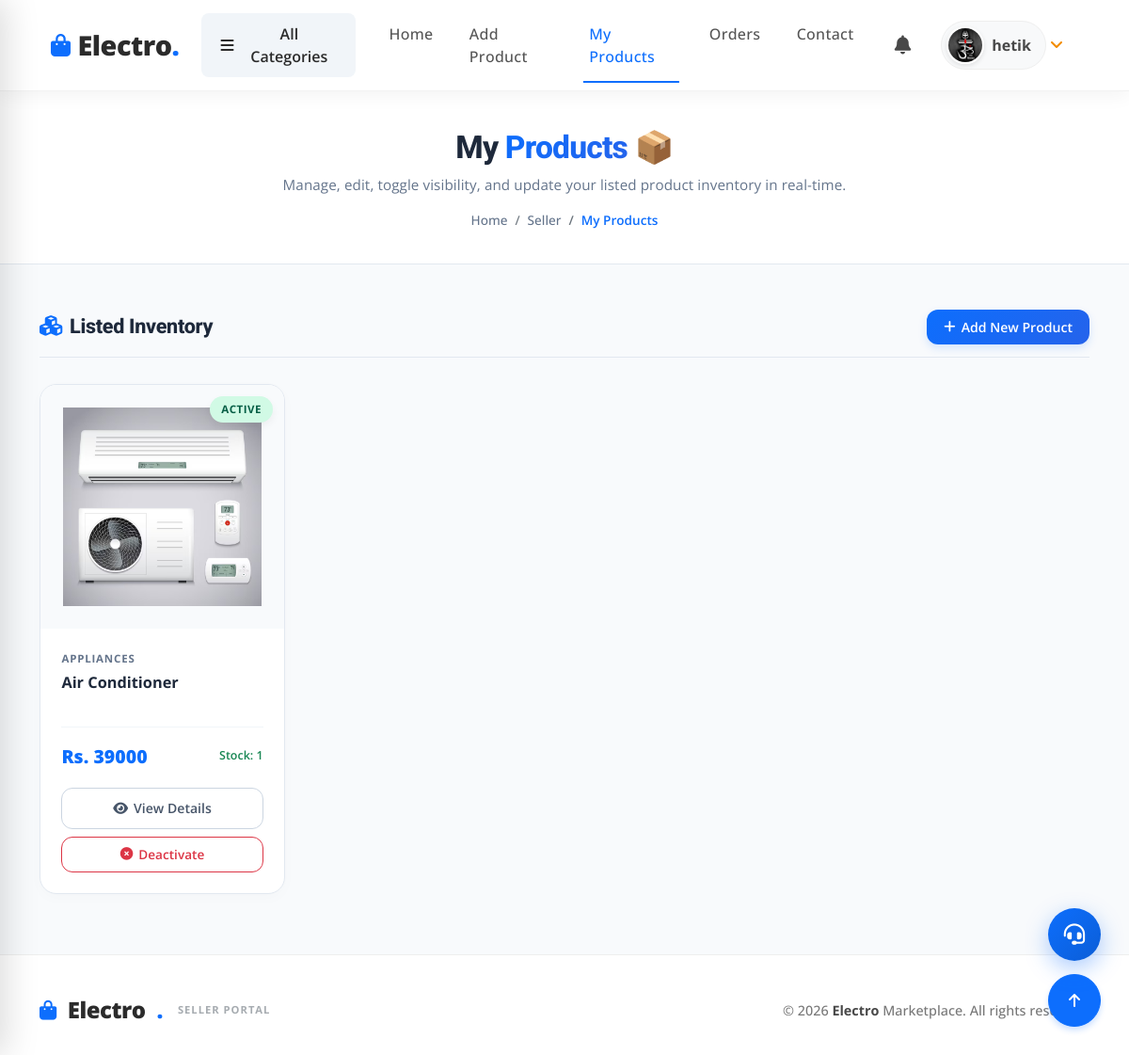
The app's page /seller-view-product/ (signed in) with its own data.
### myapp/models.py (models this page shows, shortened)
class User(models.Model):
    fname=models.CharField(max_length=100)
    lname=models.CharField(max_length=100)
    email=models.EmailField()
    mobile=models.PositiveIntegerField()
    address=models.TextField()
    password=models.CharField(max_length=100)
    profile_picture=models.ImageField(upload_to="profile_picture/")
    usertype=models.CharField(max_length=100,default="buyer")

class Product(models.Model):
    seller=models.ForeignKey(User,on_delete=models.CASCADE)
    category=(
        ("Mobile","Mobile"),
        ("Electronics","Electronics"),
    )
    product_category=models.CharField(max_length=100,choices=category)
    product_name=models.CharField(max_length=100)
    product_price=models.PositiveIntegerField()
    product_desc=models.TextField()
    product_picture=models.ImageField(upload_to="product_picture/")
    product_status=models.BooleanField(default=True)
    product_stock=models.PositiveIntegerField(default=0)
    returnable=models.BooleanField(default=False)
    return_days=models.PositiveIntegerField(default=0)

### myapp/views.py (the view)
# urls.py: path('seller-view-product/',views.seller_view_product,name='seller-view-product'),
def seller_view_product(request):
    try:
        user = User.objects.get(email=request.session['email'])
        if user.usertype == "seller":
            products = Product.objects.filter(seller=user)
            return render(request, 'seller-view-product.html', {'products': products})
        else:
            return redirect('index')
    except (User.DoesNotExist, KeyError):
        return redirect('seller-login')

### myapp/templates/seller-view-product.html (shortened to what this page needs)
{% extends 'seller-header.html' %}
{% load static %}
{% block content %}
<!DOCTYPE html>
<html lang="en">
<head>
    <link rel="stylesheet" href="https://cdnjs.cloudflare.com/ajax/libs/font-awesome/6.5.0/css/all.min.css">
</head>
<body>
    <div class="container-fluid page-header-compact text-center">
        <h2 class="wow fadeInUp" data-wow-delay="0.1s">My <span class="text-primary-gradient">Products</span> 📦</h2>
        <p class="header-subtitle mb-3 wow fadeInUp" data-wow-delay="0.2s">Manage, edit, toggle visibility, and update your listed product inventory in real-time.</p>
        <ol class="breadcrumb justify-content-center mb-0 wow fadeInUp" data-wow-delay="0.3s">
            <li class="breadcrumb-item"><a href="{% url 'seller-index' %}">Home</a></li>
            <li class="breadcrumb-item"><a href="#">Seller</a></li>
            <li class="breadcrumb-item active">My Products</li>
        </ol>
    </div>
    <div class="container-fluid inventory-bg">
        <div class="container">
            {% if products %}
                <div class="section-header d-flex justify-content-between align-items-center">
                    <h3 class="section-title"><i class="fas fa-cubes me-2 text-primary"></i>Listed Inventory</h3>
                    <a href="{% url 'seller-add-product' %}" class="btn-add-shortcut">
                        <i class="fas fa-plus"></i> Add New Product
                    </a>
                </div>
                <div class="row row-cols-1 row-cols-sm-2 row-cols-md-3 row-cols-lg-4 g-4 justify-content-start">
                    {% for i in products %}
                    <div class="col wow fadeInUp" data-wow-delay="0.1s">
                        <div class="dash-product-card">
                            <div class="dash-img-wrapper">
                                {% if i.product_status %}
                                    <span class="status-badge status-active">Active</span>
                                {% else %}
                                    <span class="status-badge status-inactive">Inactive</span>
                                {% endif %}
                                <a href="{% url 'seller-product-details' pk=i.pk %}">
                                    <img src="{{ i.product_picture.url }}" class="dash-img" alt="{{ i.product_name }}">
                                </a>
                            </div>
                            <div class="dash-content">
                                <span class="dash-category">{{ i.product_category }}</span>
                                <a href="{% url 'seller-product-details' pk=i.pk %}" class="dash-title" title="{{ i.product_name }}">
                                    {{ i.product_name }}
                                </a>
                                <div class="dash-pricing">
                                    <span class="dash-price-val">Rs. {{ i.product_price }}</span>
                                    <span class="dash-stock {% if i.product_stock > 0 %}text-success{% else %}text-danger{% endif %}">
                                        {% if i.product_stock > 0 %}
                                            Stock: {{ i.product_stock }}
                                        {% else %}
                                            Out Of Stock
                                        {% endif %}
                                    </span>
                                </div>
                                <div class="dash-actions">
                                    <a href="{% url 'seller-product-details' pk=i.pk %}" class="btn-view-details">
                                        <i class="fas fa-eye"></i> View Details
                                    </a>
                                    <a href="{% url 'seller-toggle-product-status' pk=i.pk %}" class="btn btn-toggle-status {% if i.product_status %}btn-outline-danger{% else %}btn-outline-success{% endif %}">
                                        <i class="fas {% if i.product_status %}fa-times-circle{% else %}fa-check-circle{% endif %}"></i>
                                        {% if i.product_status %}Deactivate{% else %}Activate{% endif %}
                                    </a>
                                </div>
                            </div>
                        </div>
                    </div>
                    {% endfor %}
                </div>
            {% endif %}
        </div>
    </div>
</body>
</html>
{% endblock %}

### myapp/templates/seller-header.html (shortened to what this page needs)
{% load static %}
<!DOCTYPE html>
<html lang="en">
<head>
    <link rel="stylesheet" href="https://use.fontawesome.com/releases/v5.15.4/css/all.css" />
    <link href="https://cdn.jsdelivr.net/npm/bootstrap-icons@1.4.1/font/bootstrap-icons.css" rel="stylesheet">
    <link href="{% static 'lib/animate/animate.min.css' %}" rel="stylesheet">
    <link href="{% static 'lib/owlcarousel/assets/owl.carousel.min.css' %}" rel="stylesheet">
    <link href="{% static 'css/bootstrap.min.css' %}" rel="stylesheet">
    <link href="{% static 'css/style.css' %}?v=3" rel="stylesheet">
</head>
<body>
</head>
<body>
</head>
<body>
    <header class="modern-header">
        <div class="container px-4">
            <nav class="navbar navbar-expand-lg navbar-light py-2 px-0">
                <a href="{% url 'seller-index' %}" class="brand-logo me-4">
                    <i class="fas fa-shopping-bag me-2"></i>Electro<span class="text-primary">.</span>
                </a>
                {% if request.session.email %}
                <div class="nav-item dropdown d-none d-lg-block me-3">
                    <button class="category-btn d-flex align-items-center" type="button" data-bs-toggle="dropdown">
                        <i class="fa fa-bars me-2"></i> All Categories
                    </button>
                </div>
                {% endif %}
                <div class="collapse navbar-collapse" id="navbarCollapse">
                    {% if request.session.email %}
                    <div class="navbar-nav modern-nav me-auto">
                        <a href="{% url 'seller-index' %}" class="nav-item nav-link {% if request.resolver_match.url_name == 'seller-index' %}active{% endif %}">Home</a>
                        <a href="{% url 'seller-add-product' %}" class="nav-item nav-link {% if request.resolver_match.url_name == 'seller-add-product' %}active{% endif %}">Add Product</a>
                        <a href="{% url 'seller-view-product' %}" class="nav-item nav-link {% if request.resolver_match.url_name == 'seller-view-product' or request.resolver_match.url_name == 'seller-edit-product' or request.resolver_match.url_name == 'seller-product-details' %}active{% endif %}">My Products</a>
                        <a href="{% url 'seller-myorder' %}" class="nav-item nav-link {% if request.resolver_match.url_name == 'seller-myorder' %}active{% endif %}">Orders</a>
                        <a href="{% url 'seller-contact' %}" class="nav-item nav-link {% if request.resolver_match.url_name == 'seller-contact' %}active{% endif %}">Contact</a>
                    </div>
                    {% endif %}
                    <div class="d-flex align-items-center ms-lg-4 mt-3 mt-lg-0">
                        {% if request.session.email %}
                        <div class="nav-item me-3">
                            <a href="javascript:void(0)" class="text-dark position-relative fs-5" id="sellerNotificationDropdown" style="transition: transform 0.2s; display: inline-block;">
                                <i class="fas fa-bell"></i>
                            </a>
                        </div>
                        <div class="nav-item dropdown">
                            <a href="#" class="nav-link dropdown-toggle d-flex align-items-center text-decoration-none" data-bs-toggle="dropdown">
                                <div class="profile-widget d-flex align-items-center">
                                    <div class="profile-img-wrap me-2">
                                        <img src="{{ request.session.profile_picture }}" alt="Profile" style="width: 100%; height: 100%; object-fit: cover;">
                                    </div>
                                    <span class="fw-bold text-dark fs-6">{{ request.session.fname }}</span>
                                </div>
                            </a>
                        </div>
                        {% else %}
                        <div class="d-flex gap-2">
                            <a href="{% url 'seller-login' %}" class="btn btn-outline-primary rounded-pill px-4">Login</a>
                            <a href="{% url 'signup' %}" class="btn btn-primary rounded-pill px-4 shadow-sm">Sign Up</a>
                        </div>
                        {% endif %}
                    </div>
                </div>
            </nav>
        </div>
    </header>
    {% block content %}
    {% endblock %}
    {% include 'seller-footer.html' %}
    {% if request.session.email %}
    <a href="#" class="btn btn-primary btn-lg-square back-to-top"><i class="fa fa-arrow-up"></i></a>
    <a href="{% url 'seller-contact' %}" class="support-fab" id="contact-fab-btn">
        <i class="fas fa-headset"></i>
    </a>
    {% endif %}
</body>
</html>

### myapp/static/css/style.css (style rules this page uses)
.back-to-top { position: fixed; right: 30px; bottom: 30px; display: flex; width: 45px; height: 45px; align-items: center; justify-content: center; transition: 0.5s; z-index: 99; }
.btn { font-weight: 600; transition: .5s; }
.btn-lg-square { width: 56px; height: 56px; }
.btn-square, .btn-sm-square, .btn-md-square, .btn-lg-square { padding: 0; display: flex; align-items: center; justify-content: center; font-weight: normal; border-radius: 50%; }
.btn.btn-primary { background: var(--bs-primary) !important; color: var(--bs-white) !important; font-family: 'Roboto', sans-serif; font-weight: 400; transition: 0.5s; }
.navbar .navbar-nav .nav-link:hover, .navbar .navbar-nav .nav-link.active, .fixed-top.bg-white .navbar .navbar-nav .nav-link:hover, .fixed-top.bg-white .navbar .navbar-nav .nav-link.active { color: var(--bs-white); }
.navbar .dropdown-toggle::after { border: none; content: "\f107"; font-family: "Font Awesome 5 Free"; font-weight: 600; vertical-align: middle; }
:root { --bs-primary: #0d6efd; --bs-primary-rgb: 13, 110, 253; --bs-secondary: #1a1d23; --bs-secondary-rgb: 26, 29, 35; --bs-dark: #121418; --bs-light: #f8f9fa; --bs-accent: #00c4ff; }
.text-primary { color: var(--bs-primary) !important; }
.btn-primary, .btn.btn-primary { background-color: var(--bs-primary) !important; border-color: var(--bs-primary) !important; color: #ffffff !important; box-shadow: 0 4px 6px rgba(13, 110, 253, 0.2); }
a { color: var(--bs-primary); }

### myapp/templates/seller-header.html (style rules this page uses)
#sellerNotificationDropdown * { pointer-events: none !important; }
.modern-header { background: rgba(255, 255, 255, 0.98); backdrop-filter: blur(10px); box-shadow: 0 4px 20px rgba(0, 0, 0, 0.05); position: sticky; top: 0; z-index: 1000; transition: all 0.3s ease; border-bottom: 1px solid rgba(0,0,0,0.05); }
.brand-logo { font-weight: 800; font-size: 1.8rem; color: #2b2b2b !important; letter-spacing: -0.5px; display: flex; align-items: center; text-decoration: none; }
.brand-logo i { color: #0d6efd; font-size: 1.5rem; }
.modern-nav .nav-link { color: #555 !important; font-weight: 500; padding: 1rem 1.2rem !important; position: relative; transition: color 0.2s; text-transform: capitalize; letter-spacing: 0.3px; }
.modern-nav .nav-link:hover, .modern-nav .nav-link.active { color: #0d6efd !important; }
.modern-nav .nav-link::after { content: ''; position: absolute; bottom: 0; left: 50%; transform: translateX(-50%); width: 0; height: 2px; background: #0d6efd; transition: width 0.3s ease; }
.modern-nav .nav-link:hover::after, .modern-nav .nav-link.active::after { width: 80%; }
.support-fab { position: fixed; bottom: 100px; right: 30px; width: 56px; height: 56px; background: linear-gradient(135deg, #0d6efd, #0b5ed7); color: #ffffff !important; border-radius: 50%; display: flex; align-items: center; justify-content: center; box-shadow: 0 8px 24px rgba(13, 110, 253, 0.35); z-index: 1030; transition: all 0.3s cubic-bezier(0.175, 0.885, 0.32, 1.275); text-decoration: none !important; }
.support-fab i { font-size: 1.4rem; transition: transform 0.3s ease; color: #ffffff !important; }
.support-fab::before { content: ''; position: absolute; top: 0; left: 0; right: 0; bottom: 0; border-radius: 50%; box-shadow: 0 0 0 0 rgba(13, 110, 253, 0.6); animation: fab-pulse 2s infinite; z-index: -1; }
.profile-widget { background: #f8f9fa; padding: 5px 15px 5px 5px; border-radius: 50px; border: 1px solid #eee; transition: all 0.2s; }
.profile-img-wrap { width: 40px; height: 40px; border-radius: 50%; overflow: hidden; border: 2px solid #fff; box-shadow: 0 2px 5px rgba(0,0,0,0.1); }
.category-btn { background: #f1f5f9; color: #2b2b2b; border-radius: 8px; padding: 10px 20px; font-weight: 600; border: none; transition: all 0.2s; }

### records on screen
User: session.fname "hetik"
Product: product_status "ACTIVE", product_picture (picture), product_category "APPLIANCES", product_name "Air Conditioner", product_price "39000", product_stock "1"
